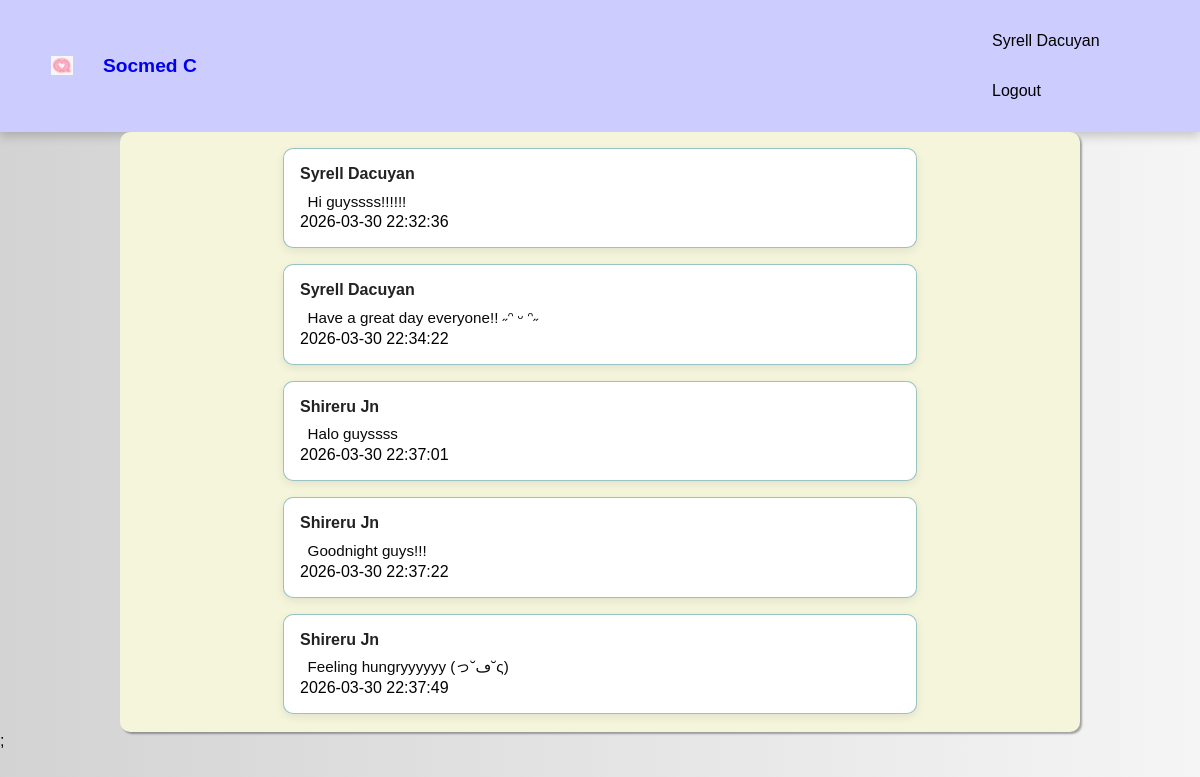
/timeline.php (signed in), run on the app's committed database.
### tables this page shows
CREATE TABLE `post` (
  `pid` int(11) NOT NULL,
  `aid` int(11) NOT NULL,
  `post_text` text NOT NULL,
  `post_date` date NOT NULL,
  `post_time` time NOT NULL
);

CREATE TABLE `account` (
  `aid` int(11) NOT NULL,
  `email` varchar(128) NOT NULL,
  `firstname` varchar(128) NOT NULL,
  `lastname` varchar(128) NOT NULL,
  `password` varchar(512) NOT NULL
);

### models/load_timeline.php (the view, shortened to what this page needs)
<?php
include 'db/dbconnect.php';
$sql = "SELECT account.aid,
               account.firstname,
               account.lastname,
               post.pid,
               post.post_text,
               post.post_date,
               post.post_time
        FROM account
        INNER JOIN post ON account.aid = post.aid";
$result = $con->query($sql);
while($row = mysqli_fetch_assoc($result)){
    echo "<div class='post-block'>";
        echo "<div class='post-name'>";
            echo $row['firstname']." ".$row['lastname'];
        echo "</div>";
        echo "<div class='post-content'>";
            echo $row['post_text'];
        echo "</div>";
        echo "<div class='post-time'>";
            echo $row['post_date']." ".$row['post_time'];
        echo "</div>";
    echo "</div>";
}
?>

### views/res/style.css (style rules this page uses)
body { background: linear-gradient(to right, #d3d3d3, #f5f5f5); font-family: 'Calibri', sans-serif; margin: 0; }
.post-block { padding: .5em; margin: .5em .5em; border: solid .5px #0666; border-radius: 5px; }
.post-name { font-weight: bold; }
.post-content { margin-top: .5em; padding-left: 1em; }
.post-block { padding: 1em; margin: 1em auto; border-radius: 10px; background-color: #ffffff; box-shadow: 0 3px 10px rgba(0,0,0,0.08); width: min(90%, 600px); }
.post-name { font-weight: bold; color: #222; }
.post-content { margin-top: .5em; padding-left: .5em; line-height: 1.5; color: #444; }
.post-content { font-size: 0.95rem; line-height: 1.5; color: #0A0909; word-wrap: break-word; }

### data on the page
post: aid.firstname "Syrell", aid.lastname "Dacuyan", post_text "Hi guyssss!!!!!!", post_date "2026-03-30", post_time "22:32:36"
post: aid.firstname "Syrell", aid.lastname "Dacuyan", post_text "Have a great day everyone!! ˶ᵔ ᵕ ᵔ˶", post_date "2026-03-30", post_time "22:34:22"
post: aid.firstname "Shireru", aid.lastname "Jn", post_text "Halo guyssss", post_date "2026-03-30", post_time "22:37:01"
post: aid.firstname "Shireru", aid.lastname "Jn", post_text "Goodnight guys!!!", post_date "2026-03-30", post_time "22:37:22"
post: aid.firstname "Shireru", aid.lastname "Jn", post_text "Feeling hungryyyyyy (っ˘ڡ˘ς)", post_date "2026-03-30", post_time "22:37:49"

### other printed values
$_SESSION['firstname'] "Syrell"
$_SESSION['lastname'] "Dacuyan"
